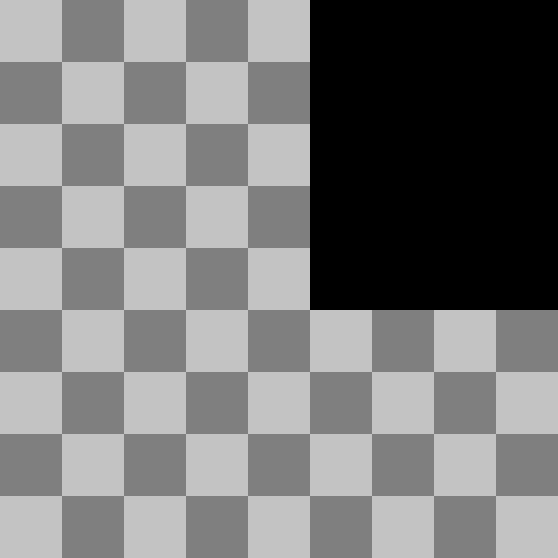

A 2D game scene composited from a Tiled map and its tileset images. What follows is a short description and the map's XML, with each tile layer's data collapsed to a summary:
An orthogonal 9x9 tile map with 62x62 px tiles, 1 tile layer (Слой тайлов 1).

<map version="1.2" tiledversion="1.2.0" orientation="orthogonal" renderorder="left-up" width="9" height="9" tilewidth="62" tileheight="62" infinite="0" nextlayerid="2" nextobjectid="1">
 <tileset firstgid="1" source="white_grey_and_dark_grey.tsx" />
 <layer id="1" name="Слой тайлов 1" width="9" height="9">
  <data>[81 cells, 61 non-empty, 2 distinct tile ids]</data>
 </layer>
</map>
